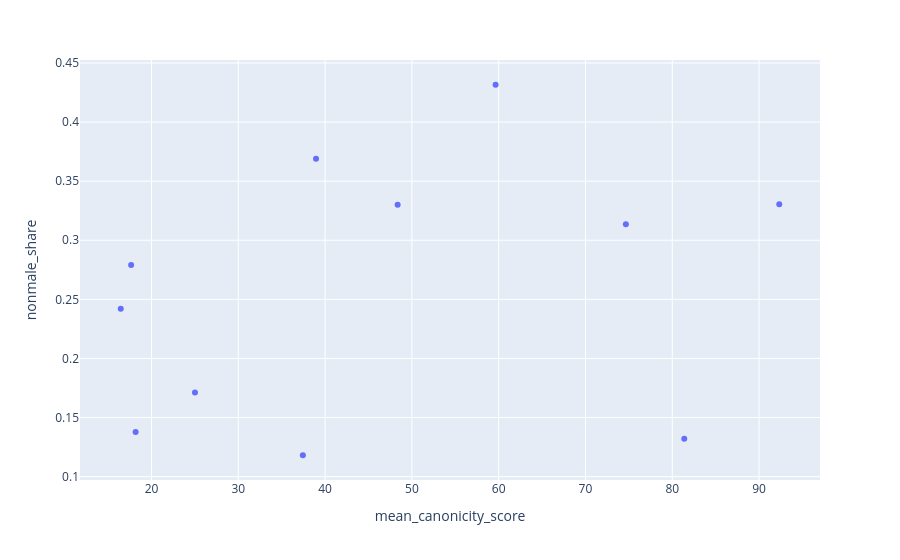

Notebook source saved alongside this figure:
### Code cell
px.scatter(
    df_plot,
    x = 'mean_canonicity_score',
    y = 'nonmale_share',
    hover_name='corpus',
)

### Figure 1 — Plotly figure (JSON) as saved in the notebook; plotly's stock layout.template omitted (floating-point values rounded to 4 significant figures)
{"data": [{"hovertemplate": "<b>%{hovertext}</b><br><br>mean_canonicity_score=%{x}<br>nonmale_share=%{y}<extra></extra>", "hovertext": ["Romankorpus", "Disko Classics", "d-prose", "de-Corp", "Corpus of German Language Fiction", "19C prose", "ELTeC-deu", "German EcoCor", "Bildungsromankorpus", "DTA Kernkorpus Belletristik", "d-RoRo"], "legendgroup": "", "marker": {"color": "#636efa", "symbol": "circle"}, "mode": "markers", "name": "", "orientation": "v", "showlegend": false, "type": "scatter", "x": [16.46, 17.66, 18.17, 25.01, 37.44, 38.96, 48.36, 59.65, 74.65, 81.38, 92.33], "xaxis": "x", "y": [0.2421, 0.2791, 0.1378, 0.1713, 0.1181, 0.369, 0.33, 0.4316, 0.3136, 0.132, 0.3304], "yaxis": "y"}], "layout": {"legend": {"tracegroupgap": 0}, "margin": {"t": 60}, "xaxis": {"anchor": "y", "domain": [0, 1], "title": {"text": "mean_canonicity_score"}}, "yaxis": {"anchor": "x", "domain": [0, 1], "title": {"text": "nonmale_share"}}}}
